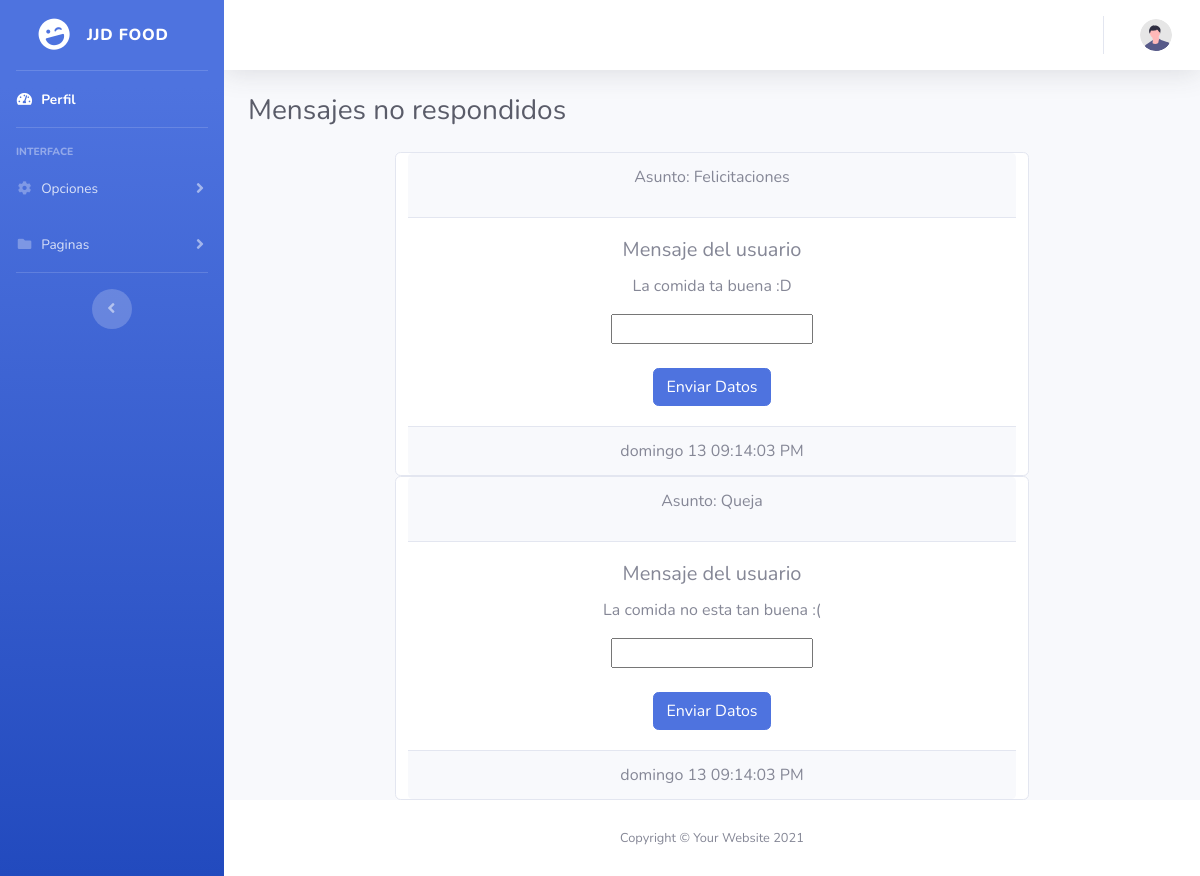
The page /Recursos-humanos/men_no_res.php on the database as committed earlier.
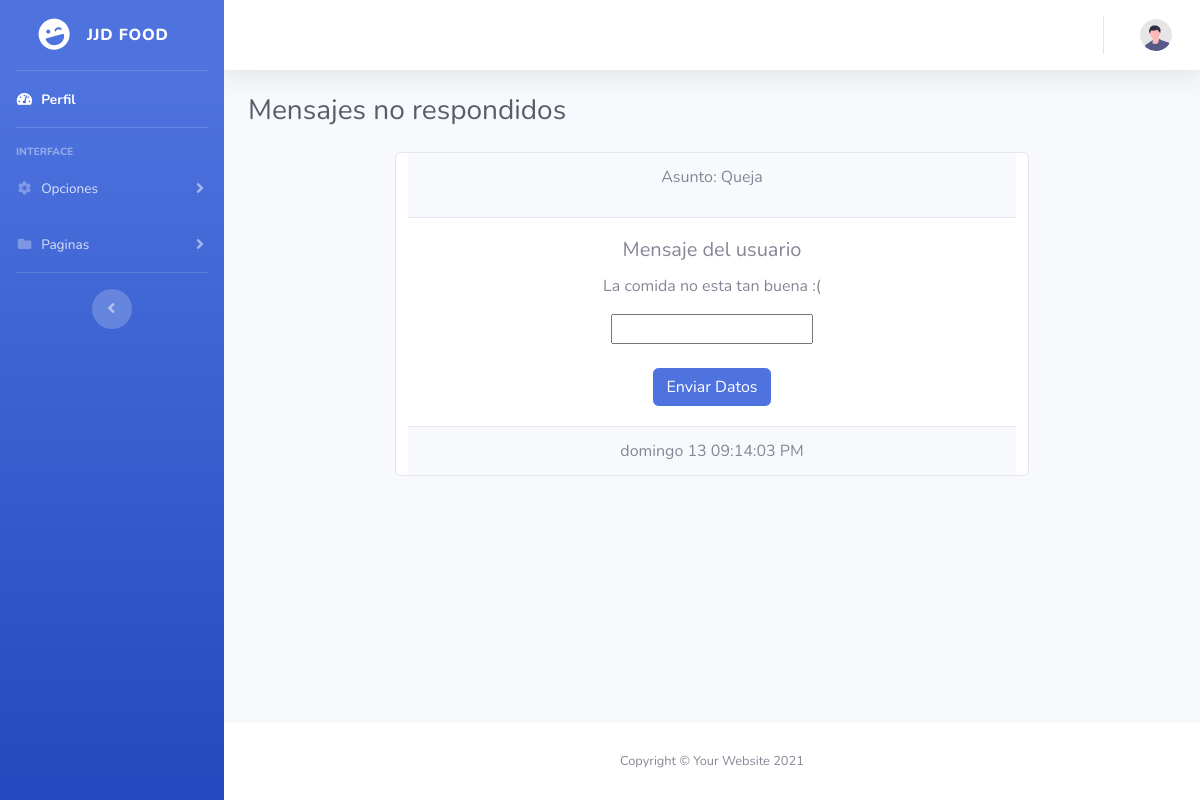
The same page on the database as committed later.
### tables this page shows
CREATE TABLE `mensajes` (
  `id` int(11) NOT NULL,
  `id_mensaje` int(11) NOT NULL,
  `Asunto` varchar(45) NOT NULL,
  `mensaje` varchar(100) NOT NULL,
  `estado` int(11) NOT NULL,
  PRIMARY KEY (`id_mensaje`),
  KEY `id` (`id`),
  CONSTRAINT `mensajes_ibfk_1` FOREIGN KEY (`id`) REFERENCES `usuarios` (`id`)
);

### Recursos-humanos/men_no_res.php (the view, shortened to what this page needs)
<!DOCTYPE html>
<html lang="en">
<head>
    <link href="vendor/fontawesome-free/css/all.min.css" rel="stylesheet" type="text/css">
    <link href="css/sb-admin-2.min.css" rel="stylesheet">
</head>
<body id="page-top">
    <div id="wrapper">
        <ul class="navbar-nav bg-gradient-primary sidebar sidebar-dark accordion" id="accordionSidebar">
            <a class="sidebar-brand d-flex align-items-center justify-content-center" href="dashboard.php">
                <div class="sidebar-brand-icon rotate-n-15">
                    <i class="fas fa-laugh-wink"></i>
                </div>
                <div class="sidebar-brand-text mx-3">JJD FOOD</div>
            </a>
            <hr class="sidebar-divider my-0">
            <li class="nav-item active">
                <a class="nav-link" href="dashboard.php">
                    <i class="fas fa-fw fa-tachometer-alt"></i>
                    <span>Perfil</span></a>
            </li>
            <hr class="sidebar-divider">
            <div class="sidebar-heading">
                Interface
            </div>
            <li class="nav-item">
                <a class="nav-link collapsed" href="#" data-toggle="collapse" data-target="#collapseTwo"
                    aria-expanded="true" aria-controls="collapseTwo">
                    <i class="fas fa-fw fa-cog"></i>
                    <span>Opciones</span>
                </a>
            </li>
            <li class="nav-item">
                <a class="nav-link collapsed" href="#" data-toggle="collapse" data-target="#collapsePages"
                    aria-expanded="true" aria-controls="collapsePages">
                    <i class="fas fa-fw fa-folder"></i>
                    <span>Paginas</span>
                </a>
            </li>
            <hr class="sidebar-divider d-none d-md-block">
            <div class="text-center d-none d-md-inline">
                <button class="rounded-circle border-0" id="sidebarToggle"></button>
            </div>
        </ul>
        <div id="content-wrapper" class="d-flex flex-column">
            <div id="content">
                <nav class="navbar navbar-expand navbar-light bg-white topbar mb-4 static-top shadow">
                    <ul class="navbar-nav ml-auto">
                        <li class="nav-item dropdown no-arrow">
                            <a class="nav-link dropdown-toggle" href="#" id="userDropdown" role="button"
                                data-toggle="dropdown" aria-haspopup="true" aria-expanded="false">
                                <img class="img-profile rounded-circle"
                                    src="img/undraw_profile.svg">
                            </a>
                        </li>
                    </ul>
                </nav>
                <div class="container-fluid">
                    <div class="d-sm-flex align-items-center justify-content-between mb-4">
                        <h1 class="h3 mb-0 text-gray-800">Mensajes no respondidos</h1>
                    </div>
                    <div class="row">
                        <?php
                  $consulta = "SELECT * FROM mensajes";
                  $conexion = mysqli_connect("localhost","root","","jjd-food");
                  $resultado = mysqli_query($conexion, $consulta);
                  while ($Datos = mysqli_fetch_array($resultado)) {
                  $id_men = $Datos[1];
                  if ($Datos[4]== 0) {
                    ?>
                    <div class="card text-center mx-auto col-8">
                    <div class="card-header">
                    <p>Asunto: <?php echo $Datos[2]?></p>
                    </div>
                    <div class="card-body">
                        <h5 class="card-title"><?php echo "Mensaje del usuario";?></h5>
                        <p class="card-text"> <?php echo $Datos[3]?></p>
                        <form action="validar.php?id_res=<?php echo $id_men?>" method="post">
                        <input type="text" name="respuesta" required>
                        <br>
                        <br>
                        <button type="submit" name="res" class="btn btn-primary">Enviar Datos</button>
                        </form>
                    </div>
                    <div class="card-footer text-muted">
                        <?php
                        echo fecha();?>
                    </div>
                    </div>
                    <?php
                   }
                  }
                   ?>
                    </div>
                </div>
            </div>
            <footer class="sticky-footer bg-white">
                <div class="container my-auto">
                    <div class="copyright text-center my-auto">
                        <span>Copyright &copy; Your Website 2021</span>
                    </div>
                </div>
            </footer>
        </div>
    </div>
</body>
</html>
<?php
function fecha(){
    $day = date("l");
    $plus = date("d");
    $time = date("h:i:s A");
    switch ($day) {
        case "Sunday":
            echo "domingo ".$plus ." ".$time;
        break;
    }
}
?>

Rows that differ between the two databases and show on the page:
no longer on this page (row edited): mensajes: Asunto "Felicitaciones", mensaje "La comida ta buena :D"
